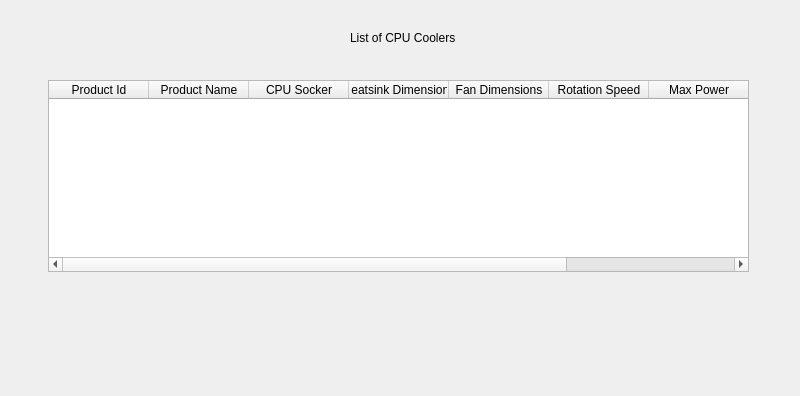
<?xml version="1.0" encoding="UTF-8"?>
<ui version="4.0">
 <class>Form</class>
 <widget class="QWidget" name="Form">
  <property name="geometry">
   <rect>
    <x>0</x>
    <y>0</y>
    <width>800</width>
    <height>396</height>
   </rect>
  </property>
  <property name="windowTitle">
   <string>CPU Coolers</string>
  </property>
  <widget class="QLabel" name="label">
   <property name="geometry">
    <rect>
     <x>350</x>
     <y>30</y>
     <width>131</width>
     <height>16</height>
    </rect>
   </property>
   <property name="text">
    <string>List of CPU Coolers</string>
   </property>
  </widget>
  <widget class="QTableWidget" name="tableWidgetCPUCoolers">
   <property name="geometry">
    <rect>
     <x>48</x>
     <y>80</y>
     <width>701</width>
     <height>192</height>
    </rect>
   </property>
   <column>
    <property name="text">
     <string>Product Id</string>
    </property>
   </column>
   <column>
    <property name="text">
     <string>Product Name</string>
    </property>
   </column>
   <column>
    <property name="text">
     <string>CPU Socker</string>
    </property>
   </column>
   <column>
    <property name="text">
     <string>Heatsink Dimensions</string>
    </property>
   </column>
   <column>
    <property name="text">
     <string>Fan Dimensions</string>
    </property>
   </column>
   <column>
    <property name="text">
     <string>Rotation Speed</string>
    </property>
   </column>
   <column>
    <property name="text">
     <string>Max Power</string>
    </property>
   </column>
   <column>
    <property name="text">
     <string>Price</string>
    </property>
   </column>
  </widget>
 </widget>
 <resources/>
 <connections/>
</ui>
